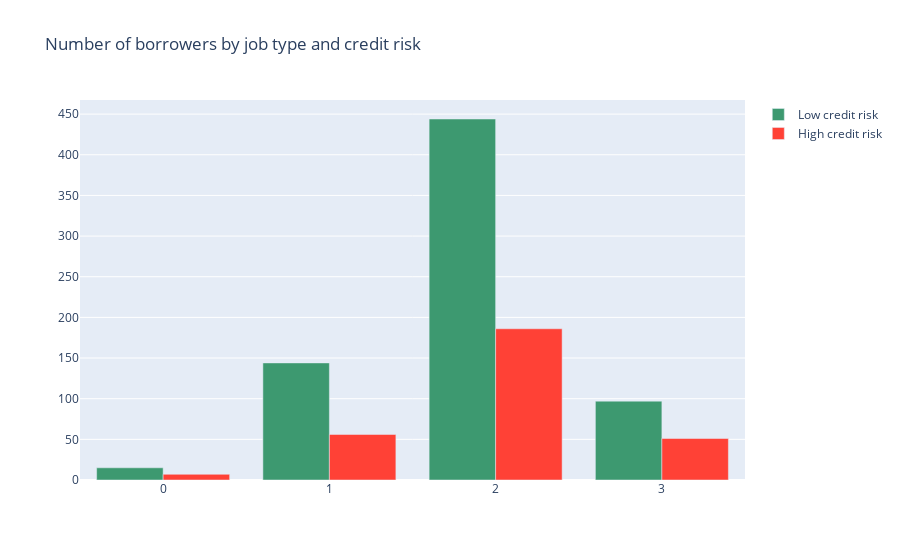

The notebook cell saved with this chart:
### Markdown cell above
Here we can see that the number of low risk credits borrowed by men is comparably high.

### Code cell
# Barplots

# First plot
trace0 = go.Bar(
    x = df_credit[df_credit["Risk"] == 'low']["Job"].value_counts().index.values,
    y = df_credit[df_credit["Risk"] == 'low']["Job"].value_counts().values,
    name='Low credit risk',
    marker=dict(color='#3D9970')
)

# Second plot
trace1 = go.Bar(
    x = df_credit[df_credit["Risk"] == 'high']["Job"].value_counts().index.values,
    y = df_credit[df_credit["Risk"] == 'high']["Job"].value_counts().values,
    name="High credit risk",
    marker=dict(color='#FF4136')
)

# Data
data = [trace0, trace1]

# Figure layout
layout = go.Layout(
    title='Number of borrowers by job type and credit risk'
)

fig = go.Figure(data=data, layout=layout)

py.iplot(fig, filename='grouped-bar')

### Figure 1 — Plotly figure (JSON) as saved in the notebook; plotly's stock layout.template omitted (floating-point values rounded to 4 significant figures)
{"data": [{"marker": {"color": "#3D9970"}, "name": "Low credit risk", "type": "bar", "x": [2, 1, 3, 0], "y": [444, 144, 97, 15]}, {"marker": {"color": "#FF4136"}, "name": "High credit risk", "type": "bar", "x": [2, 1, 3, 0], "y": [186, 56, 51, 7]}], "layout": {"title": {"text": "Number of borrowers by job type and credit risk"}}}
